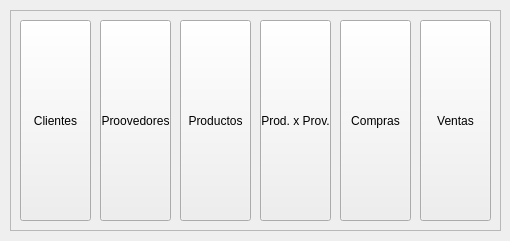
<?xml version="1.0" encoding="UTF-8"?>
<ui version="4.0">
 <class>HomeWindow</class>
 <widget class="QWidget" name="HomeWindow">
  <property name="geometry">
   <rect>
    <x>0</x>
    <y>0</y>
    <width>510</width>
    <height>241</height>
   </rect>
  </property>
  <property name="windowTitle">
   <string>ElectroStrore - Gestión</string>
  </property>
  <widget class="QWidget" name="horizontalLayoutWidget">
   <property name="geometry">
    <rect>
     <x>10</x>
     <y>10</y>
     <width>491</width>
     <height>221</height>
    </rect>
   </property>
   <layout class="QHBoxLayout" name="horizontalLayout_2">
    <item>
     <widget class="QFrame" name="frame">
      <property name="frameShape">
       <enum>QFrame::StyledPanel</enum>
      </property>
      <property name="frameShadow">
       <enum>QFrame::Raised</enum>
      </property>
      <widget class="QPushButton" name="botonGestionarClientes">
       <property name="geometry">
        <rect>
         <x>10</x>
         <y>10</y>
         <width>71</width>
         <height>201</height>
        </rect>
       </property>
       <property name="text">
        <string>Clientes</string>
       </property>
      </widget>
      <widget class="QPushButton" name="botonGestionarVentas">
       <property name="geometry">
        <rect>
         <x>410</x>
         <y>10</y>
         <width>71</width>
         <height>201</height>
        </rect>
       </property>
       <property name="text">
        <string>Ventas</string>
       </property>
      </widget>
      <widget class="QPushButton" name="botonGestionarCompras">
       <property name="geometry">
        <rect>
         <x>330</x>
         <y>10</y>
         <width>71</width>
         <height>201</height>
        </rect>
       </property>
       <property name="text">
        <string>Compras</string>
       </property>
      </widget>
      <widget class="QPushButton" name="botonGestionarProductosporProveedor">
       <property name="geometry">
        <rect>
         <x>250</x>
         <y>10</y>
         <width>71</width>
         <height>201</height>
        </rect>
       </property>
       <property name="text">
        <string>Prod. x Prov.</string>
       </property>
      </widget>
      <widget class="QPushButton" name="botonGestionarProductos">
       <property name="geometry">
        <rect>
         <x>170</x>
         <y>10</y>
         <width>71</width>
         <height>201</height>
        </rect>
       </property>
       <property name="text">
        <string>Productos</string>
       </property>
      </widget>
      <widget class="QPushButton" name="botonGestionarProveedores">
       <property name="geometry">
        <rect>
         <x>90</x>
         <y>10</y>
         <width>71</width>
         <height>201</height>
        </rect>
       </property>
       <property name="text">
        <string>Proovedores</string>
       </property>
      </widget>
     </widget>
    </item>
   </layout>
  </widget>
 </widget>
 <resources/>
 <connections>
  <connection>
   <sender>botonGestionarClientes</sender>
   <signal>released()</signal>
   <receiver>HomeWindow</receiver>
   <slot>update()</slot>
   <hints>
    <hint type="sourcelabel">
     <x>45</x>
     <y>110</y>
    </hint>
    <hint type="destinationlabel">
     <x>244</x>
     <y>108</y>
    </hint>
   </hints>
  </connection>
  <connection>
   <sender>botonGestionarVentas</sender>
   <signal>released()</signal>
   <receiver>HomeWindow</receiver>
   <slot>update()</slot>
   <hints>
    <hint type="sourcelabel">
     <x>445</x>
     <y>110</y>
    </hint>
    <hint type="destinationlabel">
     <x>244</x>
     <y>108</y>
    </hint>
   </hints>
  </connection>
  <connection>
   <sender>botonGestionarProveedores</sender>
   <signal>released()</signal>
   <receiver>HomeWindow</receiver>
   <slot>update()</slot>
   <hints>
    <hint type="sourcelabel">
     <x>125</x>
     <y>110</y>
    </hint>
    <hint type="destinationlabel">
     <x>244</x>
     <y>108</y>
    </hint>
   </hints>
  </connection>
  <connection>
   <sender>botonGestionarProductosporProveedor</sender>
   <signal>released()</signal>
   <receiver>HomeWindow</receiver>
   <slot>update()</slot>
   <hints>
    <hint type="sourcelabel">
     <x>285</x>
     <y>110</y>
    </hint>
    <hint type="destinationlabel">
     <x>244</x>
     <y>108</y>
    </hint>
   </hints>
  </connection>
  <connection>
   <sender>botonGestionarProductos</sender>
   <signal>released()</signal>
   <receiver>HomeWindow</receiver>
   <slot>update()</slot>
   <hints>
    <hint type="sourcelabel">
     <x>205</x>
     <y>110</y>
    </hint>
    <hint type="destinationlabel">
     <x>244</x>
     <y>108</y>
    </hint>
   </hints>
  </connection>
  <connection>
   <sender>botonGestionarCompras</sender>
   <signal>released()</signal>
   <receiver>HomeWindow</receiver>
   <slot>update()</slot>
   <hints>
    <hint type="sourcelabel">
     <x>365</x>
     <y>110</y>
    </hint>
    <hint type="destinationlabel">
     <x>244</x>
     <y>108</y>
    </hint>
   </hints>
  </connection>
 </connections>
</ui>
